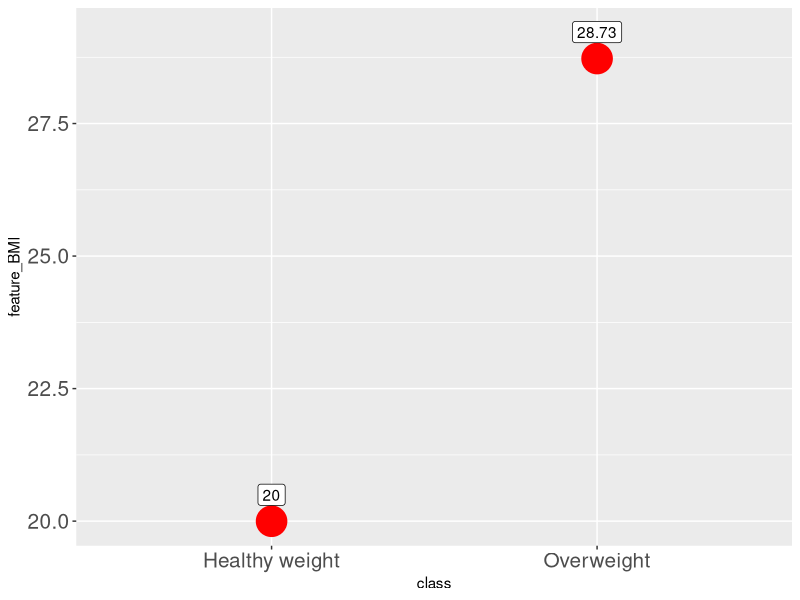
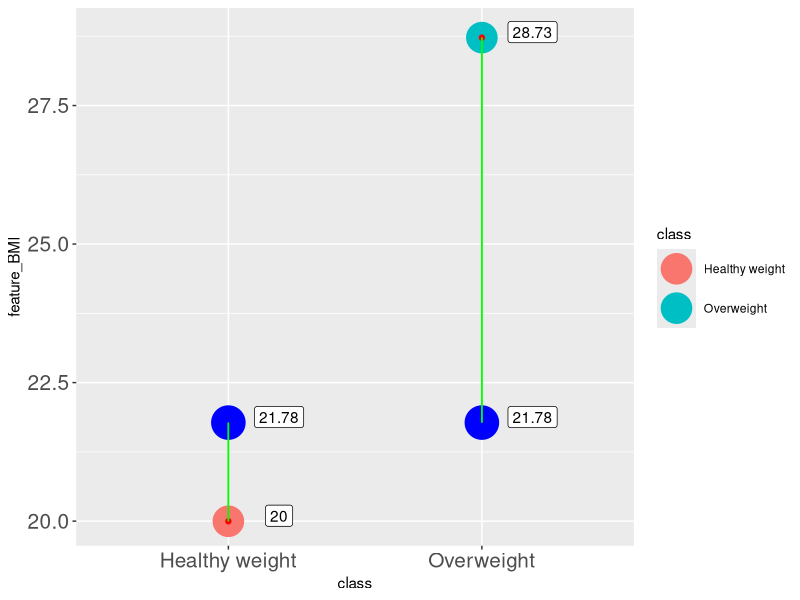
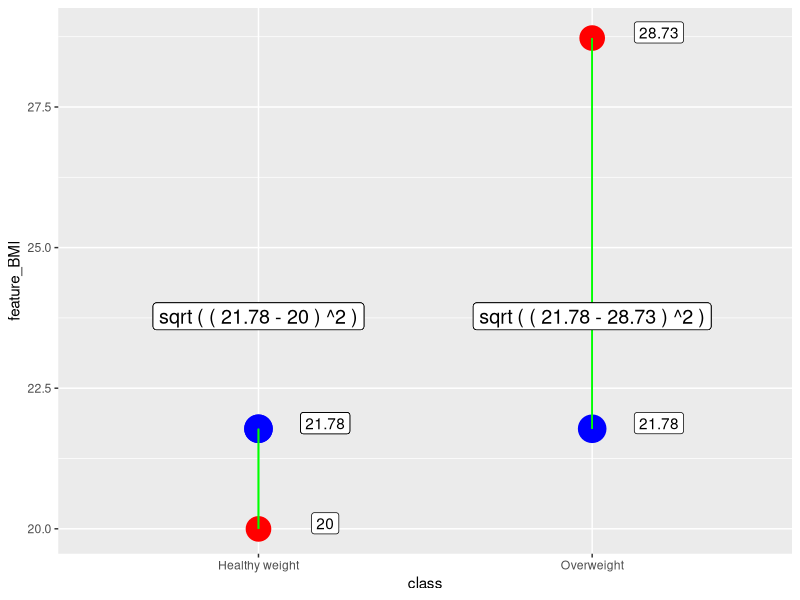
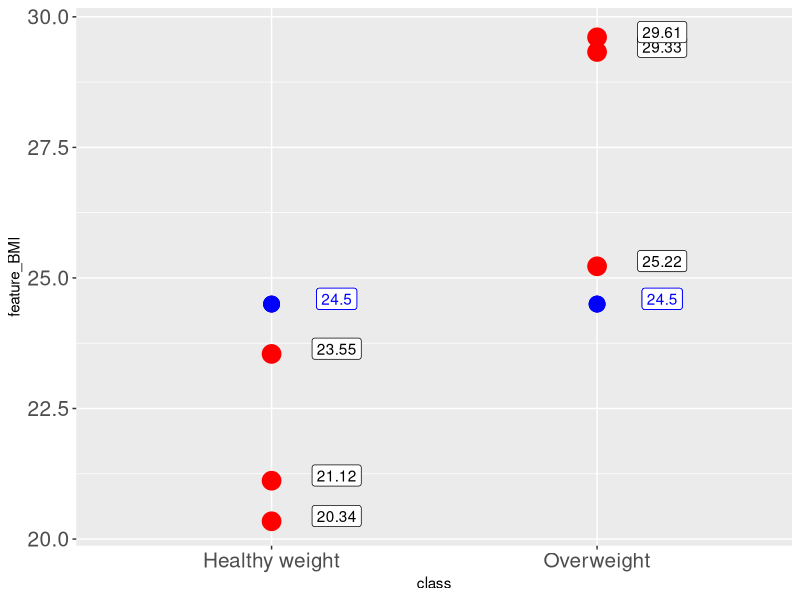
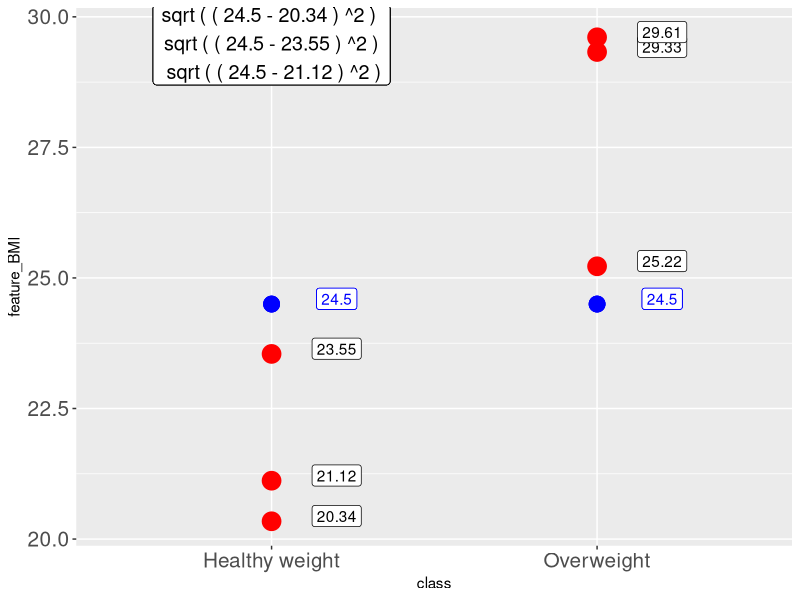
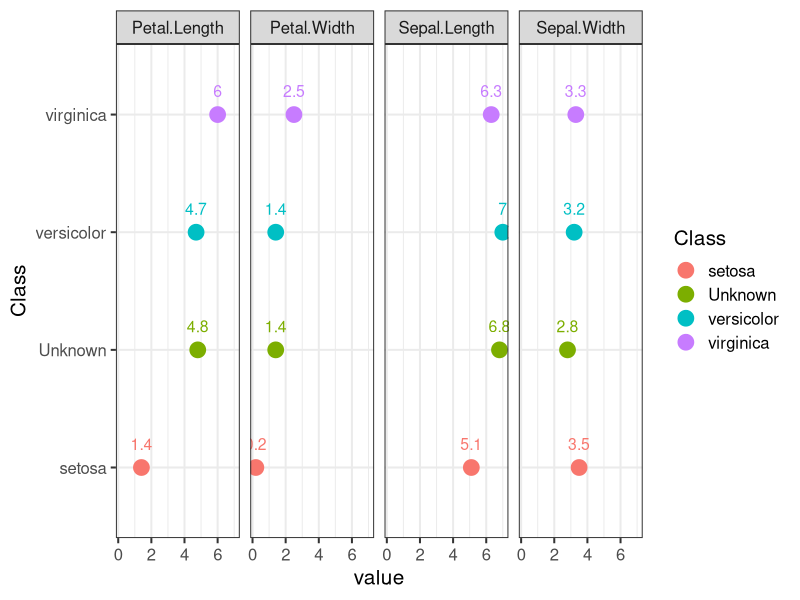

The R script that drew these images, in order: (Note: this script raises an error after producing the figures.)
# we would require 5 libraries to explore and 
# learn mechanics of k nearest neighbours

library(dplyr)  # data wrangling
library(tidyr)  # data wrangling
library(tibble) # data wrangling
library(ggplot2) # visuals
library(class)  # model building


#######################  PART_1
# knn is example of supervised classification technique,
# supervised means that all rows or instances  
# are labeled with specific class or outcome

#  To initiate knn the follwong action shoul be taken:
#  Data inspection 
#  Splitting data into training and test datasets
#  Fitting the model to training data
#  Evaluate perfomance on test data
#  Model tuning , specifically, for knn, to determine optimal values of k


# Goal of Knn is to 
# Estimate similarity between records with ,defined classes, with 
# records without defined class

#  Now, how to measure similary of records?
#  We need to employ distance formula,
#  Euclidian distance is a common approach

# assume 2 dimentional space with 2 points

sample_1<-data.frame(  feature_BMI=c( runif(1,18.5,24.9),
                                      runif(1, 25.0,29.9)),
                       class=c( "Healthy weight","Overweight" ),
                       row.names=c("inst_1  ","inst_2  ")   )

#  code sampel is available at github ,fill free to replicate it.
# we can use View to explicitly check all records
View(sample_1)

# Greate job 
# Now lets visualise situation we are dealing with 
ggplot2::ggplot(data=sample_1,aes(y= feature_BMI ,x=class))+
  geom_point(col="red",cex=10)+
  geom_label(aes(label=round(feature_BMI,2)  ),nudge_y = 0.5 )+
  theme(axis.text=element_text(size=15) )

# we have 2 values for single feature,
# each value corresponds to specific class
# Now assume , we need to decide , to what class 
# we should assign new point , should it belong to 
# Forst or second class: Healhy or overweight

set.seed(123)
new_point<-runif(1,18.5,29.9) # generate random point

# lets take advantage of ggplot2 again
ggplot2::ggplot(data=sample_1,aes(y= feature_BMI ,x=class))+
  geom_point(aes(col=class),cex=10)+
  geom_label(aes(label=round(feature_BMI,2)  ),nudge_y = 0.1,nudge_x=0.2 )+
  geom_point(col="red")+geom_point(aes(y=new_point),col="blue",cex=11) +
  geom_segment(x="Healthy weight",y=new_point,xend = "Healthy weight", yend = sample_1$feature_BMI[1],
               color="green")+
  geom_segment(x="Overweight",y=new_point,xend = "Overweight", yend = sample_1$feature_BMI[2],
               color="green")+
  geom_label(aes(label=round(new_point,2),x=class,y=new_point  ),nudge_y = 0.1,nudge_x=0.2 )+
  theme(axis.text=element_text(size=15) )

# blue point can potentially belong to class 1 or 2
# we need to measure distance between red and blue point, 
# green and blue point

# Lets estimate Euclidian Distance between 2 poins

dist_1<- sqrt( (new_point-sample_1$feature_BMI[1])^2 )
dist_2<- sqrt( (new_point-sample_1$feature_BMI[2])^2 )

#lets add new column to sample_1
sample_1<-sample_1 %>% dplyr::mutate(Eu_Dist=sqrt( (new_point-feature_BMI)^2 ))

# now add new record with class we dont know
sample_1<-sample_1 %>%
  dplyr::bind_rows( tibble(feature_BMI=new_point,class=NA,Eu_Dist=NA) )
row.names(sample_1)[3]<-3

# Value for "Healthy weight"??? is smaller, it is closer, therefore
# blue dot should belong to Healthy weight class

sample_1$class[3]<-sample_1$class[ which.min(sample_1$Eu_Dist) ] 
# use which.min, # ignores NA


# how to implement the process with buid in r fucntion
# we would call for knn fucntion from class package
class::knn( train=sample_1[c(1,2),1], # we define training set, and esclude column with classes 
            test=new_point, # define value we need to classify
            cl=sample_1[c(1,2),2], # indicate classes which coreslond to known record
            k=1 ) # how many neighbours to consider

# to sum up , lets proceed to ggplot 2
ggplot(data=sample_1,aes(y= feature_BMI ,x=class))+
  geom_point(col="red",cex=8)+
  geom_label(aes(label=round(feature_BMI,2)  ),nudge_y = 0.1,nudge_x=0.2 )+
  geom_point(col="red")+geom_point(aes(y=new_point),col="blue",cex=9) +
  geom_segment(x="Healthy weight",y=new_point,xend = "Healthy weight", yend = sample_1$feature_BMI[1],
               color="green")+
  geom_segment(x="Overweight",y=new_point,xend = "Overweight", yend = sample_1$feature_BMI[2],
               color="green")+
  geom_label(aes(label=round(new_point,2),x=class,y=new_point  ),nudge_y = 0.1,nudge_x=0.2 )+
  geom_label(aes(label=paste( "sqrt","(","(",round(new_point,2),"-",
                              round(feature_BMI[1],2) ,")","^2",")"),
                 x="Healthy weight",y=new_point  ),nudge_y = 2,nudge_x=0,size=5 )+
  geom_label(aes(label=paste( "sqrt","(","(",round(new_point,2),"-",
                              round(feature_BMI[2],2) ,")","^2",")"),
                 x="Overweight",y=new_point  ),nudge_y = 2,nudge_x=0,size=5 )


#######################  PART_2

# Horoso , now its time to check example with 1 feature, 
# BMI , but with 
# multiple records for each class
set.seed(123)
sample_3<-data.frame(  feature_BMI=c( runif(3,18.5,24.9),
                                      runif(3, 25.0,29.9)),
                       class=c( rep("Healthy weight",3),rep("Overweight",3) ) )

new_point<-24.5
# We inspect Visuals
ggplot(data=sample_3,aes(y= feature_BMI ,x=class))+
  geom_point(col="red",cex=6)+
  geom_label(aes(label=round(feature_BMI,2)  ),nudge_y = 0.1,nudge_x=0.2 )+
  geom_point(col="red")+geom_point(aes(y=new_point),col="blue",cex=5) +
  geom_label(aes(label=round(new_point,2),x=class,y=new_point  ),nudge_y = 0.1,nudge_x=0.2,color="blue" )+
  theme(axis.text=element_text(size=15) )
# Again , now we need to use 6 red poins  to decide 
# to which class blue point belongs, therefore, here we estimate
# 6 values for Euclidian distacne

#mutate fucntion would be quite handy
sample_3<-sample_3 %>% dplyr::mutate(Eu_Dist=sqrt( (new_point-feature_BMI)^2 ))

# to solididy inderstanding , lets plot the equations for single class
ggplot2::ggplot(data=sample_3,aes(y= feature_BMI ,x=class))+
  geom_point(col="red",cex=6)+
  geom_label(aes(label=round(feature_BMI,2)  ),nudge_y = 0.1,nudge_x=0.2 )+
  geom_point(col="red")+geom_point(aes(y=new_point),col="blue",cex=5) +
  geom_label(aes(label=round(new_point,2),x=class,y=new_point  ),nudge_y = 0.1,nudge_x=0.2,color="blue" )+
  geom_label(aes(label=paste("sqrt","(","(",round(new_point,2),"-",round(feature_BMI[1],2) ,")","^2",")","\n",
                             "sqrt","(","(",round(new_point,2),"-",round(feature_BMI[2],2) ,")","^2",")","\n",
                             "sqrt","(","(",round(new_point,2),"-",round(feature_BMI[3],2) ,")","^2",")"),
                 x="Healthy weight",y=new_point  ),nudge_y = 5,nudge_x=0,size=5 )+
  theme(axis.text=element_text(size=15) )
# same calculation are aplied to column Overweignt

# Assume that k equals 3 , threrefore we need to choode
# free nearest neighbours,
# or 3 lowers values for distance

sample_3 <-sample_3 %>% dplyr::arrange(Eu_Dist) %>% dplyr::slice(1:3)

table(sample_3$class) # now we use table to count uniqu classes
prop.table( table(sample_3$class) ) # prop.table to wrup table is used 
# to check share of class
# among other classes, we divide count of Healthy weight records by total
# number of records

# here is the solution for knn fucntion
class::knn( train=sample_3[,1],
            test=new_point,
            cl=sample_3[,2],k=3, 
            prob=TRUE )
# probality shows share of most commom class, this is identical
# to the output of
# prop.table , proportion table 

# Greate Job let us proceed

############ PART 3

# Knn is great classifying tool for data with homogenous 
# records, for example in iris dataset all features are
#of numeric type
sample_4<-iris
View(sample_4)

# Now , lets check how exactly features are dissimilar in 
# terms  of central tendency and spread
summary(sample_4[,-5])

#judjing from summary, we can say that only Petal.Width 
# is notably smaller compare to other features, but overall
# we can not conclude that particula feature
# is extremely far from other 

# goind back to sample_4
tibble::glimpse(sample_4)
# in this example there are 4 features which 
# are characeristics of 3 different plants, 
# out target is to find class[Species] of 
# plant fiven its 4 featues


# lets sample single row we would like to predict
set.seed(321)
loc<-sample(1:nrow(sample_4),1 ) # we randomly generate index
test_row_1<-sample_4[ loc[1]   , -5  ] # here we store 1 record we need to classify
test_row_cl<-sample_4[ loc[1]   , 5  ] # here we store actual classes for test row

# what classes are available 
sample_4$Species %>% unique()
# we need 3 records, 1 per each class, therefore
# our train set woudl contain 1 samples for each class

# we would require to group data and take 1 sample from each group
train_row_3<-sample_4[-loc,] %>% dplyr::group_by(Species) %>%
  slice(1)

# First off all wee ned to draw 4 graphs, 
# 1 graph per feature where each graph contains
# 1 point from test set and 3 form training set

train_row_3
test_row_1

# here we have 3 instances from training set and 
# we need to decide which is closer in terms of 
# euclidian distance to test_row_1

# we need to convert train_row_3 and test_row_1 to long format
# This transformation is requred 
# to apply ggplot with facets
gg_train<-train_row_3 %>% tidyr::pivot_longer(Sepal.Length:Petal.Width ,
                                              names_to="Feature") %>%
  rename("Class"="Species")  
# here we transform train set from wide format, with 5 columns
# to long format with 3 column

gg_test<-test_row_1 %>% tidyr::pivot_longer(Sepal.Length:Petal.Width ,
                                            names_to="Feature") %>%
  mutate(Class="Unknown") %>% dplyr::select(Class,Feature,value)

gg_in<-dplyr::bind_rows(gg_train,gg_test)

## here our  goal to create long table  where each column is
# separate variale, this is only done to use fucntionality of ggplot2

ggplot2::ggplot(data=gg_in,aes(y=Class,x=value))+ 
  geom_point(aes(col= Class),cex=5)+
  geom_text(aes(label=round(value,2),color=Class ),cex=4,nudge_y = 0.2 ) + 
  facet_grid(~Feature,  space="free") +
  theme_bw(base_size = 15)

#  Unknown  Class  is present per each feature,
#  other  dots are features from 3 instances  
#  of trainini set with defined class

# 3 train records and 1 test record means 3 equations, 4 features per record,
# mean 4 operand in equation
# here is Eu for single row

cat( "sqrt(  (4.8-6)^2+(1.4-2.5)^2+(6.8-6.3)^2+(2.8-3.3)^2    )"      )

#  Here we need to substract train set form test
train_row_3[,-5]-test_row_1 # both have different rows , we need to triple
# first  record in test set
train_row_3[,-5]-test_row_1[ c(1,1,1),]   # here first rows is repeated 3 times
# this is how to extract values element wise when dealing with 
# data frames

# the whole eaution with rowSums
Euc_Dist=rowSums( (train_row_3[,-5]-test_row_1[ c(1,1,1), ])^2 ) %>% sqrt()

# now we would create additional column and arrange data, then pull 1 nearest
# neighbours because number of classes equals number of records
train_row_3 %>% ungroup() %>% mutate(Euc_Dist=Euc_Dist) %>%
  arrange(Euc_Dist) %>% slice(1)
test_row_cl

class::knn( train=train_row_3[,-5],
            test=test_row_1,
            cl=dplyr::pull(train_row_3[,5]), # here I use pull because cl accepts vector as input
            k=1)                             


##### Greate Job, Not we would employ whole 
# iris dataset , with  80,20 split,
# 80% of records for trainig set and 20$ for test, 
# therefore we need to classify 20%
# of records

set.seed(253)
loc<-sample(1:nrow(iris),nrow(iris)*0.2 ) # this are indices for test set
test_set<-iris[ loc   , -5 ]
test_set_cl<-iris[ loc   , 5 ]
train_set<-iris[ -loc   , ] # use use minus
#to select rows which are not part of test set


# How would knn fucntion perform
m1_knn<-knn( train=train_set[,-5],
             test=test_set,
             cl=train_set[,5], k=3,
             prob=TRUE)

# now we stimate accuracy, how many values in 
# m1_knn  equal to values in test set classes
sum(m1_knn==test_set_cl)/ length(test_set_cl)


##  now lest write our own solution
# to soliduty understandng 
## of knn 
n_test<-nrow(test_set)
n_train<-nrow(train_set)
out<-rep("",n_test) # out vecotr would store our result of classification 
# of test  values

# please dont be discourage by loop, it feets perfecty in 
# what we want to do

i<-1
for ( i in 1:n_test) {
  # lets check each operand
  Eu_Dist=rowSums( (train_set[,-5] - test_set[i,][c(rep(1,n_train)), ] ) ^2 ) %>% sqrt()
  train_buf<-train_set %>% mutate(Eu_Dist=Eu_Dist) %>% arrange(Eu_Dist) %>%
    slice(1:3)
  class_buf<-names( which.max(table(train_buf$Species)))
  out[i]<-class_buf
} 

sum(out==test_set_cl)/ n_test


# WE ESTIMATE EUCLIDIAN DISTANCE, WE adjust size of test set to size of
# training set, we use which.max and table to find most 
# common  clan wihtoin 3 rows

## finaly , lets combine knn fucntion and loop to 
## chack if our accuracy can be improved


# Again, lets proceed with loop
# we woudl ckech accuraccy for k range form 1 to 10
for (i in (1:10) )  {
  m1_knn<-knn( train=train_set[,-5],
               test=test_set,
               cl=train_set[,5], k=i,
               prob=TRUE)
  acc<-sum(m1_knn==test_set_cl)/ length(test_set_cl)
  print( paste( i,": Accuracy of ",  acc ) )
}


# Greate job everyone.
# Knn  is straighforward, easy-to-implement 
# supervised machine learning algorithm that can be
# used to solve  classification  challenhes.

# It works especially well  when features form 
#  homogenous numerical data , the point  of concern is to 
# choose oprimal K values to achieve higest accuracy
